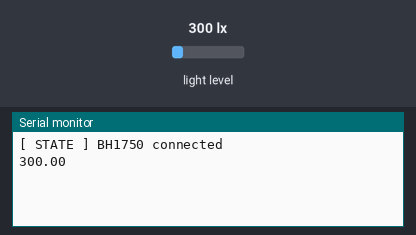
A sketch run on a simulated Arduino Uno, built with avr-gcc and run on an emulated ATmega328P. On the bench: the last lines printed to the serial monitor. The inputs (shaded band) are chosen by the test bench; at power-on: light level 300 lx.

Above: at 18.0 s.
18.1 s: light level set to 40 lx
At 20.7 s:
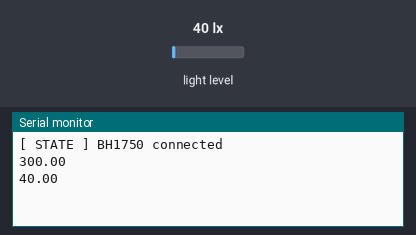
33.1 s: light level set to 500 lx
At 40.7 s:
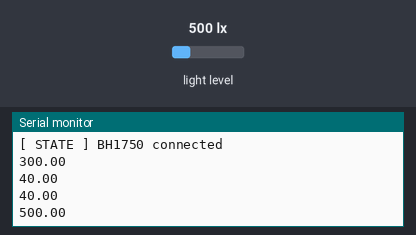
Timing chart, 0 to 42.2 s (numbered marks = the images above; inputs shaded):
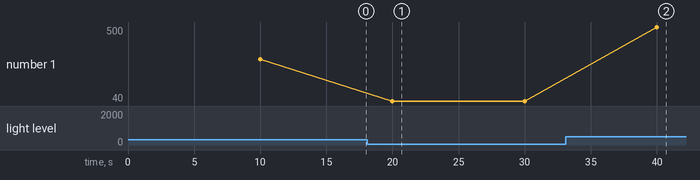

Measured:
- after the input at 18.1 s, the serial monitor: prints a new line after 1.9 s (image 1)
- after the input at 33.1 s, the serial monitor: prints a new line after 6.9 s (image 2)
- plotted number 1: 300 → 40 after the input at 18.1 s, 40 → 500 after the input at 33.1 s

The sketch:

light_levels.ino
```cpp
#include <Wire.h>
#include <BH1750.h>

BH1750 lightSensor;

// Time between readings in milliseconds.
const unsigned long SAMPLE_INTERVAL_MS = 10000;

// Stores the millis() value from the last reading so the loop can time
// itself without using the blocking delay() function
unsigned long lastSampleTime = 0;

void setup() {
  // Starts the serial connection on baud 9600
  Serial.begin(9600);
  while (!Serial); // blocks the port until the python script opens it

  // Start the I2C bus
  Wire.begin();

  // Attempt to initialise the light sensor. Program will not begin if there is an error connecting
  // Serial prints with # will be ignored in the python script
  while(!lightSensor.begin()) {
    Serial.println("[ ERROR ] BH1750 not found. Check sensor connections");
    delay(1000);
  }

  Serial.println("[ STATE ] BH1750 connected");
}

void loop() {
  // set now to current uptime of the board to assist in tracking the next sample
  unsigned long now = millis();

  // Gates the light reading to only sample the set interval
  if (now - lastSampleTime >= SAMPLE_INTERVAL_MS) {
    lastSampleTime = now; // Reset the sample timer

    // Read and print value to serial for python script. Python script handles data
    float lux = lightSensor.readLightLevel();
    Serial.println(lux);
  }
}
```
